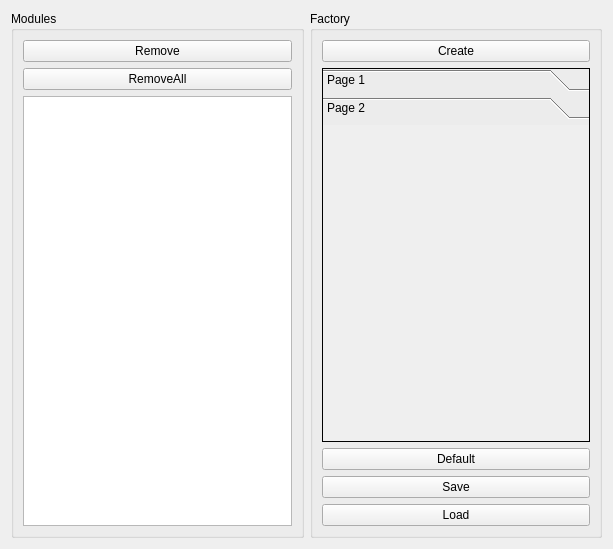
<?xml version="1.0" encoding="UTF-8"?>
<ui version="4.0">
 <class>QModularManagerWidget</class>
 <widget class="QWidget" name="QModularManagerWidget">
  <property name="geometry">
   <rect>
    <x>0</x>
    <y>0</y>
    <width>613</width>
    <height>549</height>
   </rect>
  </property>
  <property name="windowTitle">
   <string>Form</string>
  </property>
  <layout class="QHBoxLayout" name="horizontalLayout">
   <item>
    <widget class="QGroupBox" name="groupBox_Modules">
     <property name="title">
      <string>Modules</string>
     </property>
     <layout class="QVBoxLayout" name="verticalLayout_3">
      <item>
       <widget class="QPushButton" name="pushButton_Remove">
        <property name="text">
         <string>Remove</string>
        </property>
       </widget>
      </item>
      <item>
       <widget class="QPushButton" name="pushButton_RemoveAll">
        <property name="text">
         <string>RemoveAll</string>
        </property>
       </widget>
      </item>
      <item>
       <widget class="QListWidget" name="listWidget_ModuleNames">
        <property name="selectionMode">
         <enum>QAbstractItemView::SingleSelection</enum>
        </property>
       </widget>
      </item>
     </layout>
    </widget>
   </item>
   <item>
    <widget class="QGroupBox" name="groupBox_Factory">
     <property name="title">
      <string>Factory</string>
     </property>
     <layout class="QVBoxLayout" name="verticalLayout_2">
      <item>
       <widget class="QPushButton" name="pushButton_Create">
        <property name="text">
         <string>Create</string>
        </property>
       </widget>
      </item>
      <item>
       <widget class="QToolBox" name="toolBox_Modules">
        <property name="frameShape">
         <enum>QFrame::Box</enum>
        </property>
        <property name="frameShadow">
         <enum>QFrame::Plain</enum>
        </property>
        <property name="currentIndex">
         <number>1</number>
        </property>
        <widget class="QWidget" name="page">
         <property name="geometry">
          <rect>
           <x>0</x>
           <y>0</y>
           <width>98</width>
           <height>28</height>
          </rect>
         </property>
         <attribute name="label">
          <string>Page 1</string>
         </attribute>
        </widget>
        <widget class="QWidget" name="page_2">
         <property name="geometry">
          <rect>
           <x>0</x>
           <y>0</y>
           <width>266</width>
           <height>303</height>
          </rect>
         </property>
         <attribute name="label">
          <string>Page 2</string>
         </attribute>
        </widget>
       </widget>
      </item>
      <item>
       <widget class="QPushButton" name="pushButton_Default">
        <property name="text">
         <string>Default</string>
        </property>
       </widget>
      </item>
      <item>
       <widget class="QPushButton" name="pushButton_Save">
        <property name="text">
         <string>Save</string>
        </property>
       </widget>
      </item>
      <item>
       <widget class="QPushButton" name="pushButton_Load">
        <property name="text">
         <string>Load</string>
        </property>
       </widget>
      </item>
     </layout>
    </widget>
   </item>
  </layout>
 </widget>
 <resources/>
 <connections/>
</ui>
